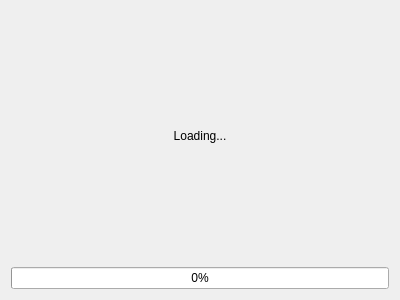
<?xml version="1.0" encoding="UTF-8"?>
<ui version="4.0">
 <class>LoadingWin</class>
 <widget class="QWidget" name="LoadingWin">
  <property name="geometry">
   <rect>
    <x>0</x>
    <y>0</y>
    <width>400</width>
    <height>300</height>
   </rect>
  </property>
  <property name="windowTitle">
   <string>Loading Window</string>
  </property>
  <layout class="QVBoxLayout" name="verticalLayout">
   <item>
    <widget class="QLabel" name="label">
     <property name="text">
      <string>Loading...</string>
     </property>
     <property name="alignment">
      <set>Qt::AlignCenter</set>
     </property>
    </widget>
   </item>
   <item>
    <widget class="QProgressBar" name="progressBar">
     <property name="value">
      <number>0</number>
     </property>
     <property name="textDirection">
      <enum>QProgressBar::TopToBottom</enum>
     </property>
    </widget>
   </item>
  </layout>
 </widget>
 <resources/>
 <connections/>
</ui>
